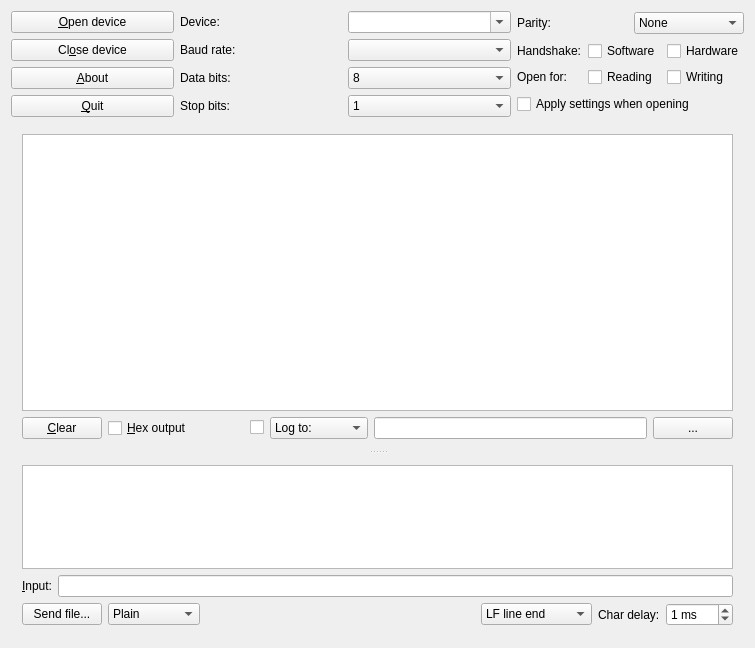
<?xml version="1.0" encoding="UTF-8"?>
<ui version="4.0">
 <class>CuteCommDlg</class>
 <widget class="QWidget" name="CuteCommDlg">
  <property name="geometry">
   <rect>
    <x>0</x>
    <y>0</y>
    <width>755</width>
    <height>648</height>
   </rect>
  </property>
  <property name="windowTitle">
   <string>CuteCom</string>
  </property>
  <layout class="QVBoxLayout">
   <item>
    <layout class="QGridLayout">
     <item row="3" column="1">
      <widget class="QLabel" name="textLabel5">
       <property name="text">
        <string>Stop bits:</string>
       </property>
       <property name="wordWrap">
        <bool>false</bool>
       </property>
       <property name="buddy">
        <cstring>m_stopCb</cstring>
       </property>
      </widget>
     </item>
     <item row="3" column="0">
      <widget class="QPushButton" name="m_quitPb">
       <property name="text">
        <string>&amp;Quit</string>
       </property>
       <property name="shortcut">
        <string>Alt+Q</string>
       </property>
      </widget>
     </item>
     <item row="2" column="1">
      <widget class="QLabel" name="textLabel3">
       <property name="text">
        <string>Data bits:</string>
       </property>
       <property name="wordWrap">
        <bool>false</bool>
       </property>
       <property name="buddy">
        <cstring>m_dataBitsCb</cstring>
       </property>
      </widget>
     </item>
     <item row="2" column="0">
      <widget class="QPushButton" name="m_aboutPb">
       <property name="text">
        <string>&amp;About</string>
       </property>
       <property name="shortcut">
        <string>Alt+A</string>
       </property>
      </widget>
     </item>
     <item row="2" column="2">
      <widget class="QComboBox" name="m_dataBitsCb">
       <property name="currentIndex">
        <number>3</number>
       </property>
       <item>
        <property name="text">
         <string>5</string>
        </property>
       </item>
       <item>
        <property name="text">
         <string>6</string>
        </property>
       </item>
       <item>
        <property name="text">
         <string>7</string>
        </property>
       </item>
       <item>
        <property name="text">
         <string>8</string>
        </property>
       </item>
      </widget>
     </item>
     <item row="0" column="1">
      <widget class="QLabel" name="textLabel1">
       <property name="text">
        <string>Device:</string>
       </property>
       <property name="wordWrap">
        <bool>false</bool>
       </property>
       <property name="buddy">
        <cstring>m_deviceCb</cstring>
       </property>
      </widget>
     </item>
     <item row="0" column="0">
      <widget class="QPushButton" name="m_connectPb">
       <property name="toolTip">
        <string/>
       </property>
       <property name="text">
        <string>&amp;Open device</string>
       </property>
       <property name="shortcut">
        <string>Alt+O</string>
       </property>
      </widget>
     </item>
     <item row="1" column="0">
      <widget class="QPushButton" name="m_closePb">
       <property name="text">
        <string>Cl&amp;ose device</string>
       </property>
       <property name="shortcut">
        <string>Alt+O</string>
       </property>
      </widget>
     </item>
     <item row="3" column="2">
      <widget class="QComboBox" name="m_stopCb">
       <item>
        <property name="text">
         <string>1</string>
        </property>
       </item>
       <item>
        <property name="text">
         <string>2</string>
        </property>
       </item>
      </widget>
     </item>
     <item row="1" column="1">
      <widget class="QLabel" name="textLabel2">
       <property name="text">
        <string>Baud rate:</string>
       </property>
       <property name="wordWrap">
        <bool>false</bool>
       </property>
       <property name="buddy">
        <cstring>m_baudCb</cstring>
       </property>
      </widget>
     </item>
     <item row="0" column="2">
      <widget class="QComboBox" name="m_deviceCb">
       <property name="editable">
        <bool>true</bool>
       </property>
      </widget>
     </item>
     <item row="1" column="2">
      <widget class="QComboBox" name="m_baudCb">
       <property name="currentIndex">
        <number>-1</number>
       </property>
      </widget>
     </item>
     <item row="0" column="3" rowspan="4">
      <layout class="QVBoxLayout">
       <item>
        <layout class="QHBoxLayout">
         <item>
          <widget class="QLabel" name="textLabel4">
           <property name="text">
            <string>Parity:</string>
           </property>
           <property name="wordWrap">
            <bool>false</bool>
           </property>
           <property name="buddy">
            <cstring>m_parityCb</cstring>
           </property>
          </widget>
         </item>
         <item>
          <widget class="QComboBox" name="m_parityCb">
           <item>
            <property name="text">
             <string>None</string>
            </property>
           </item>
           <item>
            <property name="text">
             <string>Odd</string>
            </property>
           </item>
           <item>
            <property name="text">
             <string>Even</string>
            </property>
           </item>
           <item>
            <property name="text">
             <string>Mark</string>
            </property>
           </item>
           <item>
            <property name="text">
             <string>Space</string>
            </property>
           </item>
          </widget>
         </item>
        </layout>
       </item>
       <item>
        <layout class="QGridLayout">
         <item row="0" column="2">
          <widget class="QCheckBox" name="m_hardwareCb">
           <property name="toolTip">
            <string>Enable Hardware Handshake</string>
           </property>
           <property name="text">
            <string>Hardware</string>
           </property>
          </widget>
         </item>
         <item row="0" column="1">
          <widget class="QCheckBox" name="m_softwareCb">
           <property name="toolTip">
            <string>Enable Software Handshake (XON/XOFF)</string>
           </property>
           <property name="text">
            <string>Software</string>
           </property>
          </widget>
         </item>
         <item row="1" column="2">
          <widget class="QCheckBox" name="m_writeCb">
           <property name="toolTip">
            <string>Usually you want to use read and write</string>
           </property>
           <property name="text">
            <string>Writing</string>
           </property>
          </widget>
         </item>
         <item row="1" column="1">
          <widget class="QCheckBox" name="m_readCb">
           <property name="toolTip">
            <string>Usually you want to use read and write</string>
           </property>
           <property name="text">
            <string>Reading</string>
           </property>
          </widget>
         </item>
         <item row="1" column="0">
          <widget class="QLabel" name="textLabel1_3">
           <property name="text">
            <string>Open for:</string>
           </property>
           <property name="wordWrap">
            <bool>false</bool>
           </property>
          </widget>
         </item>
         <item row="0" column="0">
          <widget class="QLabel" name="textLabel2_2">
           <property name="text">
            <string>Handshake:</string>
           </property>
           <property name="wordWrap">
            <bool>false</bool>
           </property>
          </widget>
         </item>
        </layout>
       </item>
       <item>
        <widget class="QCheckBox" name="m_applyCb">
         <property name="text">
          <string>Apply settings when opening</string>
         </property>
        </widget>
       </item>
      </layout>
     </item>
    </layout>
   </item>
   <item>
    <widget class="QSplitter" name="splitter2">
     <property name="orientation">
      <enum>Qt::Vertical</enum>
     </property>
     <widget class="QFrame" name="frame3">
      <property name="sizePolicy">
       <sizepolicy hsizetype="Preferred" vsizetype="Preferred">
        <horstretch>0</horstretch>
        <verstretch>2</verstretch>
       </sizepolicy>
      </property>
      <property name="frameShape">
       <enum>QFrame::NoFrame</enum>
      </property>
      <property name="frameShadow">
       <enum>QFrame::Plain</enum>
      </property>
      <layout class="QVBoxLayout">
       <item>
        <widget class="QTextBrowser" name="m_outputView">
         <property name="font">
          <font>
           <family>Courier</family>
          </font>
         </property>
        </widget>
       </item>
       <item>
        <layout class="QHBoxLayout">
         <item>
          <widget class="QPushButton" name="m_clearOutputPb">
           <property name="toolTip">
            <string>Clear the output window</string>
           </property>
           <property name="text">
            <string>&amp;Clear</string>
           </property>
           <property name="shortcut">
            <string>Alt+C</string>
           </property>
          </widget>
         </item>
         <item>
          <widget class="QCheckBox" name="m_hexOutputCb">
           <property name="sizePolicy">
            <sizepolicy hsizetype="Minimum" vsizetype="Fixed">
             <horstretch>1</horstretch>
             <verstretch>0</verstretch>
            </sizepolicy>
           </property>
           <property name="toolTip">
            <string>Show the output in hexadecimal format</string>
           </property>
           <property name="text">
            <string>&amp;Hex output</string>
           </property>
           <property name="shortcut">
            <string>Alt+H</string>
           </property>
          </widget>
         </item>
         <item>
          <widget class="QCheckBox" name="m_enableLoggingCb">
           <property name="toolTip">
            <string>Enable logging the data to a file. Chose &quot;Append to&quot; to append instead overwrite to an existing file.</string>
           </property>
           <property name="text">
            <string/>
           </property>
          </widget>
         </item>
         <item>
          <widget class="QComboBox" name="m_logAppendCb">
           <property name="toolTip">
            <string>Enable logging the data to a file. Chose &quot;Append to&quot; to append instead overwrite to an existing file.</string>
           </property>
           <item>
            <property name="text">
             <string>Log to:</string>
            </property>
           </item>
           <item>
            <property name="text">
             <string>Append to:</string>
            </property>
           </item>
           <item>
            <property name="text">
             <string>Log w/Dates</string>
            </property>
           </item>
          </widget>
         </item>
         <item>
          <widget class="QLineEdit" name="m_logFileLe">
           <property name="sizePolicy">
            <sizepolicy hsizetype="Expanding" vsizetype="Fixed">
             <horstretch>2</horstretch>
             <verstretch>0</verstretch>
            </sizepolicy>
           </property>
           <property name="toolTip">
            <string>The logfile</string>
           </property>
          </widget>
         </item>
         <item>
          <widget class="QPushButton" name="m_logFileFileDialog">
           <property name="toolTip">
            <string>Open file dialog</string>
           </property>
           <property name="text">
            <string>...</string>
           </property>
          </widget>
         </item>
        </layout>
       </item>
      </layout>
     </widget>
     <widget class="QFrame" name="frame4">
      <property name="sizePolicy">
       <sizepolicy hsizetype="Preferred" vsizetype="Preferred">
        <horstretch>0</horstretch>
        <verstretch>1</verstretch>
       </sizepolicy>
      </property>
      <property name="frameShape">
       <enum>QFrame::NoFrame</enum>
      </property>
      <property name="frameShadow">
       <enum>QFrame::Plain</enum>
      </property>
      <layout class="QVBoxLayout">
       <item>
        <widget class="QListWidget" name="m_oldCmdsLb"/>
       </item>
       <item>
        <layout class="QHBoxLayout">
         <item>
          <widget class="QLabel" name="textLabel1_2">
           <property name="text">
            <string>&amp;Input:</string>
           </property>
           <property name="wordWrap">
            <bool>false</bool>
           </property>
           <property name="buddy">
            <cstring>m_cmdLe</cstring>
           </property>
          </widget>
         </item>
         <item>
          <widget class="QLineEdit" name="m_cmdLe">
           <property name="toolTip">
            <string>Enter commands here, Ctrl+C, Ctrl+S, Ctrl+Q also work</string>
           </property>
          </widget>
         </item>
        </layout>
       </item>
       <item>
        <layout class="QHBoxLayout">
         <item>
          <widget class="QPushButton" name="m_sendPb">
           <property name="toolTip">
            <string>Select a file to be sent using the specified protocol</string>
           </property>
           <property name="text">
            <string>Send file...</string>
           </property>
           <property name="autoDefault">
            <bool>false</bool>
           </property>
          </widget>
         </item>
         <item>
          <widget class="QComboBox" name="m_protoPb">
           <property name="toolTip">
            <string>Select the transfer protocol</string>
           </property>
           <item>
            <property name="text">
             <string>Plain</string>
            </property>
           </item>
           <item>
            <property name="text">
             <string>XModem</string>
            </property>
           </item>
           <item>
            <property name="text">
             <string>ZModem</string>
            </property>
           </item>
           <item>
            <property name="text">
             <string>YModem</string>
            </property>
           </item>
           <item>
            <property name="text">
             <string>1kXModem</string>
            </property>
           </item>
           <item>
            <property name="text">
             <string>Script</string>
            </property>
           </item>
          </widget>
         </item>
         <item>
          <spacer>
           <property name="orientation">
            <enum>Qt::Horizontal</enum>
           </property>
           <property name="sizeType">
            <enum>QSizePolicy::Expanding</enum>
           </property>
           <property name="sizeHint" stdset="0">
            <size>
             <width>40</width>
             <height>20</height>
            </size>
           </property>
          </spacer>
         </item>
         <item>
          <widget class="QComboBox" name="m_inputModeCb">
           <property name="toolTip">
            <string>Select the line end termination</string>
           </property>
           <item>
            <property name="text">
             <string>LF line end</string>
            </property>
           </item>
           <item>
            <property name="text">
             <string>CR line end</string>
            </property>
           </item>
           <item>
            <property name="text">
             <string>CR,LF line end</string>
            </property>
           </item>
           <item>
            <property name="text">
             <string>No line end</string>
            </property>
           </item>
           <item>
            <property name="text">
             <string>Hex input</string>
            </property>
           </item>
          </widget>
         </item>
         <item>
          <widget class="QLabel" name="textLabel1_4">
           <property name="text">
            <string>Char delay:</string>
           </property>
           <property name="wordWrap">
            <bool>false</bool>
           </property>
          </widget>
         </item>
         <item>
          <widget class="QSpinBox" name="m_charDelaySb">
           <property name="toolTip">
            <string>Delay between single characters</string>
           </property>
           <property name="suffix">
            <string> ms</string>
           </property>
           <property name="maximum">
            <number>250</number>
           </property>
           <property name="value">
            <number>1</number>
           </property>
          </widget>
         </item>
        </layout>
       </item>
      </layout>
     </widget>
    </widget>
   </item>
  </layout>
 </widget>
 <layoutdefault spacing="6" margin="11"/>
 <pixmapfunction>qPixmapFromMimeSource</pixmapfunction>
 <tabstops>
  <tabstop>m_connectPb</tabstop>
  <tabstop>m_closePb</tabstop>
  <tabstop>m_aboutPb</tabstop>
  <tabstop>m_quitPb</tabstop>
  <tabstop>m_deviceCb</tabstop>
  <tabstop>m_baudCb</tabstop>
  <tabstop>m_dataBitsCb</tabstop>
  <tabstop>m_stopCb</tabstop>
  <tabstop>m_parityCb</tabstop>
  <tabstop>m_softwareCb</tabstop>
  <tabstop>m_hardwareCb</tabstop>
  <tabstop>m_readCb</tabstop>
  <tabstop>m_writeCb</tabstop>
  <tabstop>m_applyCb</tabstop>
  <tabstop>m_outputView</tabstop>
  <tabstop>m_clearOutputPb</tabstop>
  <tabstop>m_hexOutputCb</tabstop>
  <tabstop>m_enableLoggingCb</tabstop>
  <tabstop>m_logAppendCb</tabstop>
  <tabstop>m_logFileLe</tabstop>
  <tabstop>m_logFileFileDialog</tabstop>
  <tabstop>m_cmdLe</tabstop>
  <tabstop>m_sendPb</tabstop>
  <tabstop>m_protoPb</tabstop>
  <tabstop>m_inputModeCb</tabstop>
  <tabstop>m_charDelaySb</tabstop>
  <tabstop>m_oldCmdsLb</tabstop>
 </tabstops>
 <resources/>
 <connections/>
</ui>
